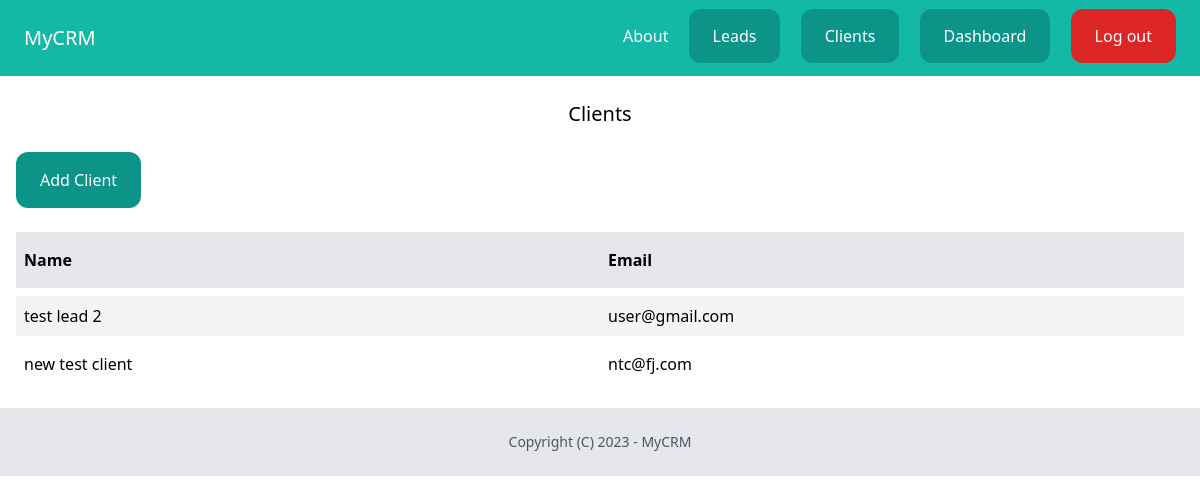
The app's page /dashboard/client/ (signed in), older data.
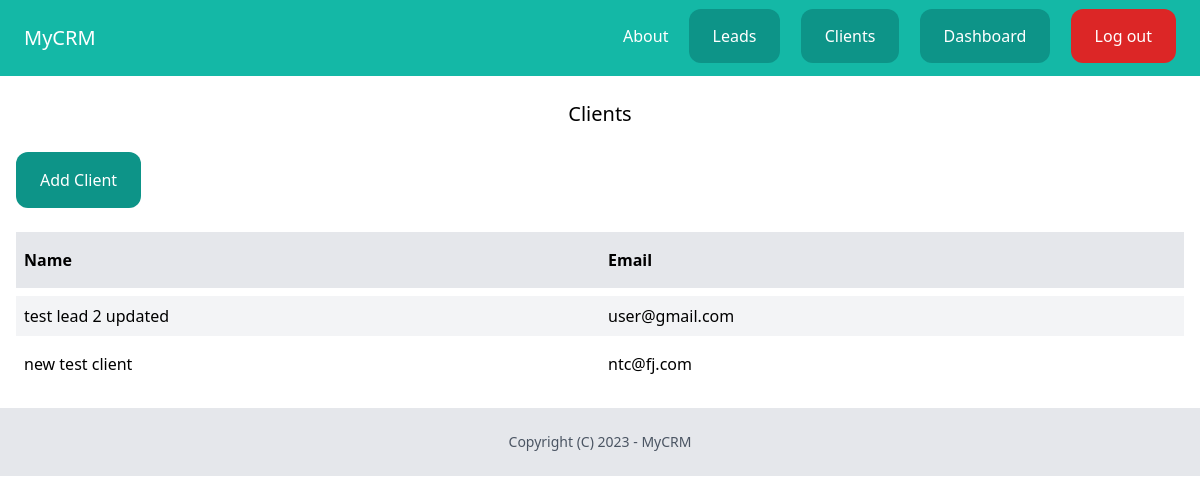
The same page, newer data.
### client/models.py (models this page shows, shortened)
class Client(models.Model):
    name = models.CharField(max_length=150)
    email = models.EmailField()
    description = models.TextField(null=True, blank=True)
    created_by = models.ForeignKey(User, related_name='client', on_delete=models.CASCADE)
    created_at = models.DateTimeField(auto_now_add=True)
    modified_at = models.DateTimeField(auto_now=True)

### client/views.py (the view)
# urls.py: path('', views.client_list, name='clients_list'),
@login_required
def client_list(request):
    clients = Client.objects.filter(created_by=request.user)
    return render(request, 'client/client_list.html', {'clients':clients})

### templates/client/client_list.html (shortened to what this page needs)
{% extends "base.html" %}
{% block content %}
    <div class="py-6 px-4">
        <h1 class="mb-6 text-xl text-center"> Clients </h1>
        <a href=" {% url 'add_client' %} " class=" inline-block py-4 px-6 bg-teal-600 rounded-xl text-white">Add Client</a>
        {% if clients  %}
            <div class="mt-6 flex justify-between">
                <p class="py-4 px-2 bg-gray-200 w-full font-semibold">Name</p>
                <p class="py-4 px-2 bg-gray-200 w-full font-semibold">Email</p>
            </div>
            {% for client in clients %}
                <div class="mt-2 flex justify-between">
                    <p class="py-2 px-2 w-full {% cycle 'bg-gray-100' '' %}">
                        <a href=" {% url 'client_detail' client.pk %} ">{{client.name}}</a>
                    </p>
                    <p class="py-2 px-2 w-full {% cycle 'bg-gray-100' '' %}">{{client.email}}</p>
                </div>
            {% endfor %}
        {% else %}
                <p class="px-2 px-2">There are no clients list in the database.</p>
        {% endif %}
    </div>
{% endblock content %}

Row changes from the older to the newer data that the page shows:
changed Client "user@gmail.com": name "test lead 2" → "test lead 2 updated"
